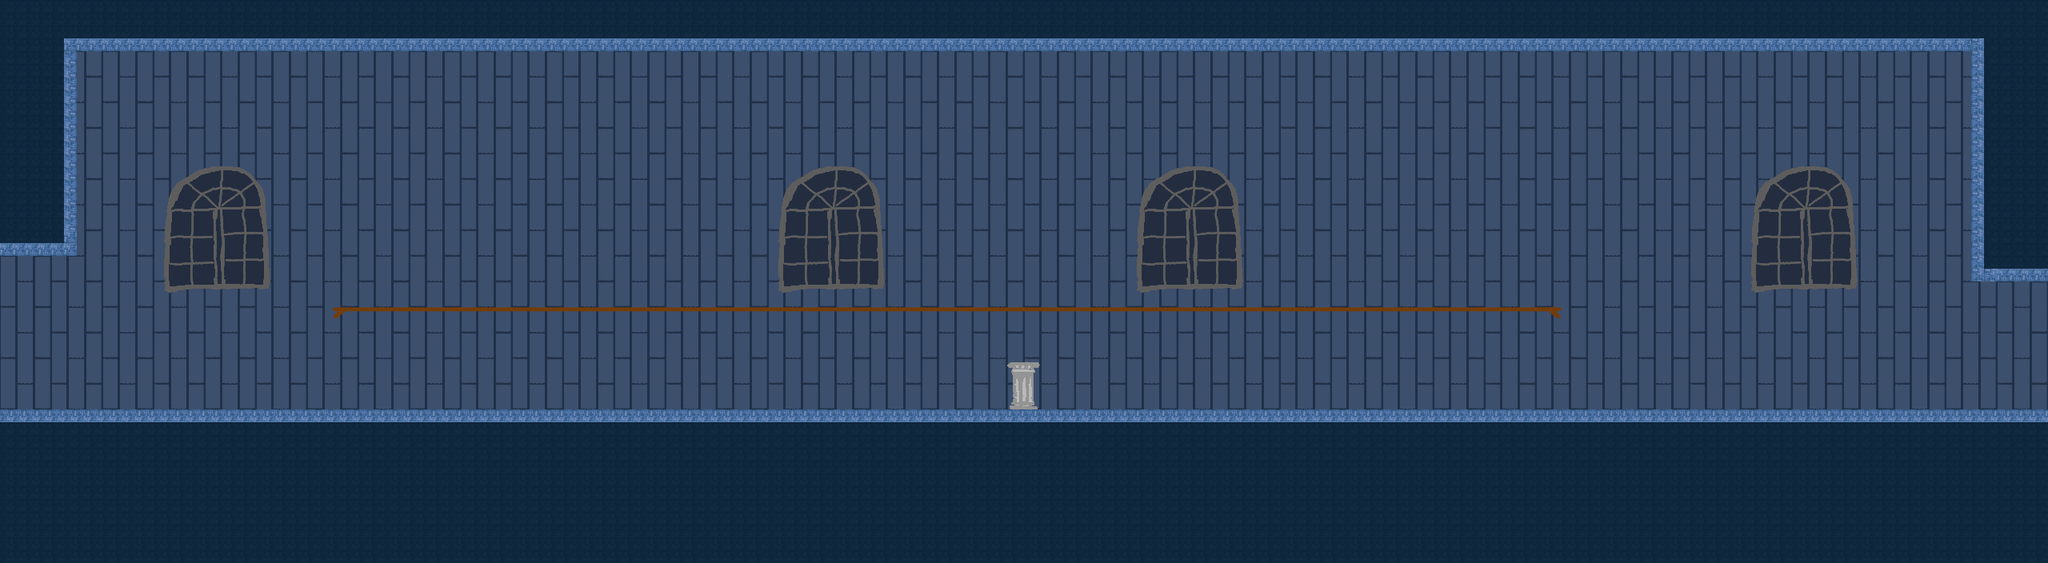

This game map was drawn from its Tiled (.tmx) file and the tilesets committed beside it. A one-line description and the trimmed map source follow:
An orthogonal 80x22 tile map with 32x32 px tiles, 4 tile layers (background, background2, platforms, jumpthru) and 55 objects.

<map version="1.0" orientation="orthogonal" renderorder="right-down" width="80" height="22" tilewidth="32" tileheight="32" nextobjectid="84">
 <tileset firstgid="1" name="tileset" tilewidth="32" tileheight="32" tilecount="400" columns="20">
  <image source="tileset_library.png" width="640" height="640" />
 </tileset>
 <layer name="background" width="80" height="22">
  <data>[1760 cells, 1760 non-empty, 4 distinct tile ids]</data>
 </layer>
 <layer name="background2" width="80" height="22">
  <data>[1760 cells, 640 non-empty, 35 distinct tile ids]</data>
 </layer>
 <layer name="platforms" width="80" height="22">
  <data>[1760 cells, 192 non-empty, 9 distinct tile ids]</data>
 </layer>
 <layer name="jumpthru" width="80" height="22">
  <data>[1760 cells, 48 non-empty, 3 distinct tile ids]</data>
 </layer>
 <objectgroup name="sprites">
  <object id="18" gid="84" x="576" y="512" width="32" height="32" />
  <object id="19" gid="84" x="608" y="512" width="32" height="32" />
  <object id="20" gid="84" x="640" y="512" width="32" height="32" />
  <object id="21" gid="84" x="672" y="512" width="32" height="32" />
  <object id="22" gid="84" x="704" y="512" width="32" height="32" />
  <object id="23" gid="84" x="800" y="512" width="32" height="32" />
  <object id="24" gid="84" x="864" y="512" width="32" height="32" />
  <object id="25" gid="84" x="768" y="512" width="32" height="32" />
  <object id="26" gid="84" x="736" y="512" width="32" height="32" />
  <object id="27" gid="84" x="832" y="512" width="32" height="32" />
  <object id="38" gid="84" x="1056" y="512" width="32" height="32" />
  <object id="39" gid="84" x="960" y="512" width="32" height="32" />
  <object id="40" gid="84" x="1152" y="512" width="32" height="32" />
  <object id="41" gid="84" x="1024" y="512" width="32" height="32" />
  <object id="43" gid="84" x="928" y="512" width="32" height="32" />
  <object id="44" gid="84" x="896" y="512" width="32" height="32" />
  <object id="45" gid="84" x="1088" y="512" width="32" height="32" />
  <object id="46" gid="84" x="1120" y="512" width="32" height="32" />
  <object id="47" gid="84" x="992" y="512" width="32" height="32" />
  <object id="48" gid="84" x="1600" y="512" width="32" height="32" />
  <object id="49" gid="84" x="1664" y="512" width="32" height="32" />
  <object id="50" gid="84" x="1952" y="512" width="32" height="32" />
  <object id="51" gid="84" x="1408" y="512" width="32" height="32" />
  <object id="52" gid="84" x="1568" y="512" width="32" height="32" />
  <object id="53" gid="84" x="1760" y="512" width="32" height="32" />
  <object id="54" gid="84" x="1376" y="512" width="32" height="32" />
  <object id="55" gid="84" x="1632" y="512" width="32" height="32" />
  <object id="56" gid="84" x="1728" y="512" width="32" height="32" />
  <object id="57" gid="84" x="1888" y="512" width="32" height="32" />
  <object id="58" gid="84" x="1696" y="512" width="32" height="32" />
  <object id="59" gid="84" x="1824" y="512" width="32" height="32" />
  <object id="60" gid="84" x="1920" y="512" width="32" height="32" />
  <object id="61" gid="84" x="1472" y="512" width="32" height="32" />
  <object id="62" gid="84" x="1440" y="512" width="32" height="32" />
  <object id="63" gid="84" x="1536" y="512" width="32" height="32" />
  <object id="64" gid="84" x="1856" y="512" width="32" height="32" />
  <object id="65" gid="84" x="1504" y="512" width="32" height="32" />
  <object id="66" gid="84" x="1792" y="512" width="32" height="32" />
  <object id="67" gid="45" x="1256" y="454" width="32" height="32" />
  <object id="68" gid="84" x="2080" y="512" width="32" height="32" />
  <object id="69" gid="84" x="2112" y="512" width="32" height="32" />
  <object id="70" gid="84" x="1984" y="512" width="32" height="32" />
  <object id="71" gid="84" x="2144" y="512" width="32" height="32" />
  <object id="72" gid="84" x="2016" y="512" width="32" height="32" />
  <object id="73" gid="84" x="2048" y="512" width="32" height="32" />
  <object id="74" gid="86" x="1344" y="96" width="32" height="32">
   <properties>
    <property name="timer" type="int" value="2000" />
   </properties>
  </object>
  <object id="75" gid="86" x="1184" y="96" width="32" height="32">
   <properties>
    <property name="timer" type="int" value="2000" />
   </properties>
  </object>
  <object id="76" gid="47" x="1688" y="384" width="32" height="32" />
  <object id="77" gid="47" x="872" y="384" width="32" height="32" />
 </objectgroup>
 <objectgroup name="transitions">
  <object id="78" gid="87" x="-24" y="328" width="32" height="32">
   <properties>
    <property name="side" value="left" />
    <property name="toMap" value="10x10" />
   </properties>
  </object>
  <object id="79" gid="88" x="-24" y="536" width="32" height="32">
   <properties>
    <property name="toMap" value="10x10" />
   </properties>
  </object>
  <object id="80" gid="89" x="33" y="353" width="32" height="32">
   <properties>
    <property name="fromMap" value="10x10" />
   </properties>
  </object>
  <object id="81" gid="87" x="2552" y="360" width="32" height="32">
   <properties>
    <property name="side" value="right" />
    <property name="toMap" value="12x10" />
   </properties>
  </object>
  <object id="82" gid="88" x="2552" y="536" width="32" height="32">
   <properties>
    <property name="toMap" value="12x10" />
   </properties>
  </object>
  <object id="83" gid="89" x="2497" y="383" width="32" height="32">
   <properties>
    <property name="fromMap" value="12x10" />
   </properties>
  </object>
 </objectgroup>
</map>
